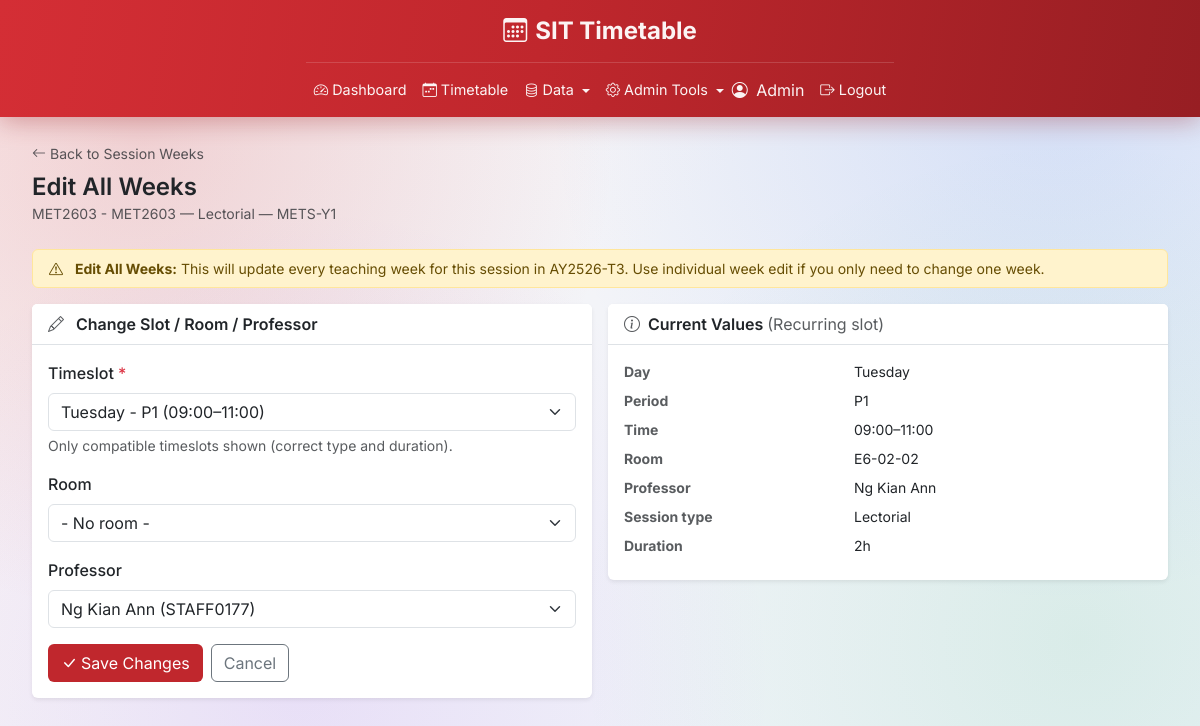
Before: /admin/timetable/AY2526-T3/sessions/1306/edit-all (signed in) with the older database file.
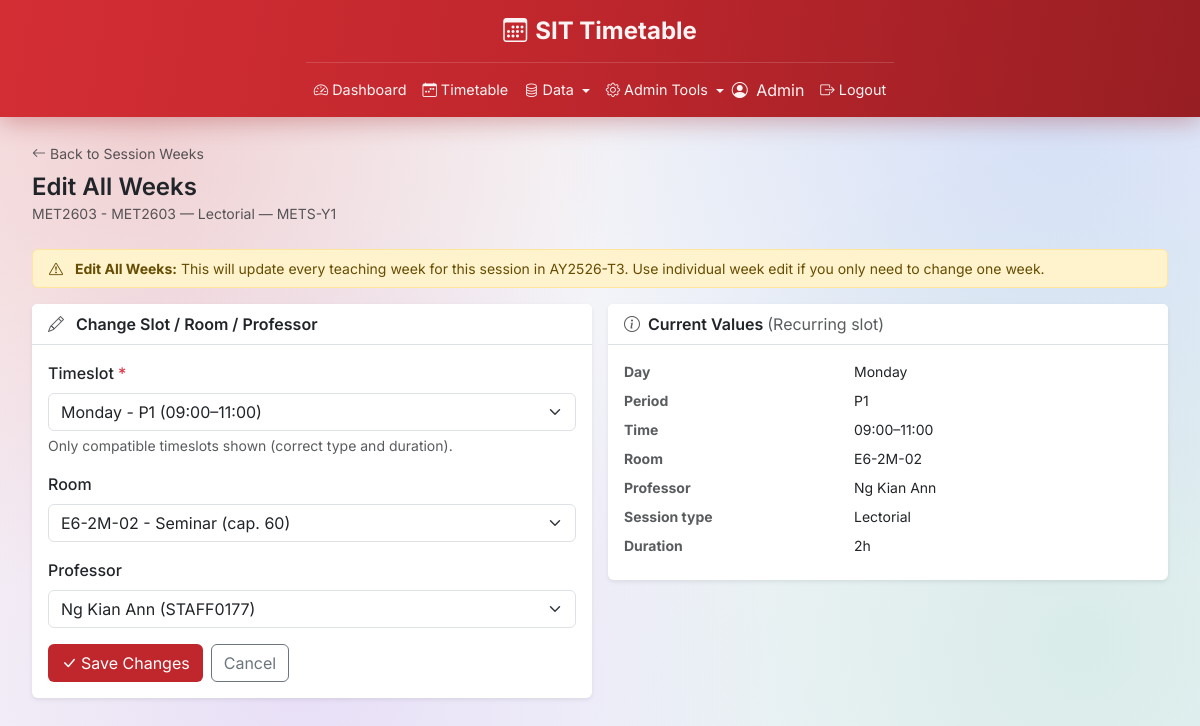
After: the same page with the newer database file.
### app/models/timetable_entry.py (models this page shows, shortened)
class TimetableEntry(db.Model):
    __tablename__ = 'timetable_entries'
    id = db.Column(db.Integer, primary_key=True)
    class_session_id = db.Column(db.Integer, db.ForeignKey('class_sessions.id'), nullable=False)
    timeslot_id = db.Column(db.Integer, db.ForeignKey('timeslots.id'), nullable=False)
    room_id = db.Column(db.Integer, db.ForeignKey('rooms.id'), nullable=True)                    # NULL for online sessions
    override_professor_id = db.Column(db.Integer, db.ForeignKey('professors.id'), nullable=True) # per-week professor override
    week_number = db.Column(db.Integer, nullable=False)                                          # 1-13, skipping Week 7
    trimester = db.Column(db.String(20), nullable=False)                                         # e.g. 'AY2526-T1'
    academic_year = db.Column(db.String(10), nullable=True)                                      # e.g. 'AY2526'
    is_published = db.Column(db.Boolean, nullable=False, default=False)                          # Admin publishes when ready
    is_manually_edited = db.Column(db.Boolean, nullable=False, default=False)                    # True if Admin edited post-generation
    is_backbone = db.Column(db.Boolean, nullable=False, default=False)                           # True for imported real timetable - never deleted by reset
    class_session      = db.relationship('ClassSession', backref='timetable_entries')
    timeslot           = db.relationship('TimeSlot', backref='timetable_entries')
    room               = db.relationship('Room', backref='timetable_entries')
    override_professor = db.relationship('Professor', foreign_keys=[override_professor_id])
    @property
    def effective_professor(self):
        return self.override_professor or self.class_session.primary_professor

### app/models/timeslot.py (models this page shows, shortened)
class TimeSlot(db.Model):
    __tablename__ = 'timeslots'
    id = db.Column(db.Integer, primary_key=True)
    day_of_week = db.Column(
        db.Enum('Monday', 'Tuesday', 'Wednesday', 'Thursday', 'Friday'),
        nullable=False
    )
    period_label = db.Column(db.String(20), nullable=False)     # e.g. 'P1', 'P2', 'Lab AM', 'Lab PM', 'Lab EV'
    start_time = db.Column(db.Time, nullable=False)             # e.g. 08:15
    end_time = db.Column(db.Time, nullable=False)               # e.g. 10:15
    __table_args__ = (
        db.UniqueConstraint('day_of_week', 'period_label', name='uq_timeslot_day_period'),
    )

### app/models/room.py (models this page shows, shortened)
class Room(db.Model):
    __tablename__ = 'rooms'
    id = db.Column(db.Integer, primary_key=True)
    room_code = db.Column(db.String(20), unique=True, nullable=False)       # e.g. 'E2-01-01'
    building = db.Column(db.String(20), nullable=False)                     # e.g. 'E2', 'E6'
    capacity = db.Column(db.Integer, nullable=False)                        # max students the room fits
    room_type = db.Column(db.Enum('lecture', 'lab', 'seminar'), nullable=False)
    is_active = db.Column(db.Boolean, nullable=False, default=True)         # Admin can deactivate without deleting

### app/routes/admin.py (the view, shortened to what this page needs)
@admin_bp.route('/timetable/<trimester>/sessions/<int:session_id>/edit-all',
                methods=['GET', 'POST'])
@login_required
def timetable_edit_all_weeks(trimester, session_id):
    session = ClassSession.query.get_or_404(session_id)
    entries = (TimetableEntry.query
               .filter_by(class_session_id=session_id, trimester=trimester)
               .all())
    if not entries:
        flash('No timetable entries found for this session.', 'danger')
        return redirect(url_for('admin.timetable', trimester=trimester))
    all_ts = TimeSlot.query.all()
    all_ts.sort(key=lambda ts: (DAY_ORDER.index(ts.day_of_week), ts.start_time))
    compat_slots = [ts for ts in all_ts if _slot_ok(ts, session)]
    from app.engine.solver import _room_compatible
    all_rooms = [
        room for room in Room.query.filter_by(is_active=True).order_by(Room.room_code).all()
        if session.delivery_mode == 'f2f' and _room_compatible(room, session)
    ]
    professors = Professor.query.join(Professor.user).order_by(User.name).all()
    rep         = entries[0]
    conflicts   = []
    return render_template('admin/timetable_edit_entry.html',
                           entry=rep,
                           session=session,
                           compat_slots=compat_slots,
                           all_rooms=all_rooms,
                           professors=professors,
                           conflicts=conflicts,
                           edit_mode='all',
                           trimester=trimester)

### app/engine/solver.py (called while the page is built)
def _room_compatible(room, session, group_size_override=None, require_capacity=True):
    LARGE_ROOM_TYPES = ('lecture', 'lectorial', 'quiz')
    if session.session_type == 'lab':
        if room.room_type != 'lab':
            return False
    elif session.session_type in LARGE_ROOM_TYPES:
        if room.room_type not in ('lecture', 'seminar'):
            return False
    else:   # tutorial, seminar, workshop
        if room.room_type not in ('seminar', 'lecture'):
            return False
    if not require_capacity:
        return True
    if group_size_override is not None:
        group_size = group_size_override
    else:
        group_size = session.effective_group_size if session.student_group else 1
    return room.capacity >= group_size

### app/models/class_session.py (called while the page is built)
    @property
    def primary_professor(self):
        for a in self.professor_assignments:
            if a.is_primary:
                return a.professor
        return self.professor_assignments[0].professor if self.professor_assignments else None

### app/models/user.py (called while the page is built)
@login_manager.user_loader
def load_user(user_id):
    return User.query.get(int(user_id))

### app/templates/admin/timetable_edit_entry.html (shortened to what the changed rows need)
{% extends 'base.html' %}
{% block content %}
<div class="row g-3">
    <div class="col-lg-6">
        <div class="card border-0 shadow-sm">
            <div class="card-body">
                <form method="POST">
                    <div class="mb-3">
                        <label class="form-label fw-medium">
                            Timeslot <span class="text-danger">*</span>
                        </label>
                        <select name="timeslot_id" class="form-select" required>
                            {% for ts in compat_slots %}
                            <option value="{{ ts.id }}"
                                {% if entry.timeslot_id == ts.id %}selected{% endif %}>
                                {{ ts.day_of_week }} - {{ ts.period_label }}
                            </option>
                            {% endfor %}
                        </select>
                        <div class="form-text">Only compatible timeslots shown (correct type and duration).</div>
                    </div>
                    {% if session.delivery_mode == 'f2f' %}
                    <div class="mb-3">
                        <label class="form-label fw-medium">Room</label>
                        <select name="room_id" class="form-select">
                            <option value="">- No room -</option>
                            {% for r in all_rooms %}
                            <option value="{{ r.id }}"
                                {% if entry.room_id == r.id %}selected{% endif %}>
                                {{ r.room_code }} - {{ r.room_type | capitalize }}
                            </option>
                            {% endfor %}
                        </select>
                    </div>
                    {% else %}
                    <input type="hidden" name="room_id" value="">
                    {% endif %}
                </form>
            </div>
        </div>
    </div>
    <div class="col-lg-6">
        <div class="card border-0 shadow-sm">
            <div class="card-body small">
                <dl class="row mb-0">
                    <dt class="col-5 text-muted">Day</dt>
                    <dd class="col-7">{{ entry.timeslot.day_of_week }}</dd>
                    <dt class="col-5 text-muted">Period</dt>
                    <dd class="col-7">{{ entry.timeslot.period_label }}</dd>
                    <dt class="col-5 text-muted">Time</dt>
                    <dd class="col-7">
                        {{ entry.timeslot.start_time.strftime('%H:%M') }}–{{ entry.timeslot.end_time.strftime('%H:%M') }}
                    </dd>
                    <dt class="col-5 text-muted">Room</dt>
                    <dd class="col-7">
                        {% if entry.room %}{{ entry.room.room_code }}
                        {% else %}<span class="fst-italic">Online</span>{% endif %}
                    </dd>
                    <dt class="col-5 text-muted">Professor</dt>
                    <dd class="col-7">
                        {% set ep = entry.effective_professor %}
                        {% if ep %}{{ ep.user.name }}{% else %}-{% endif %}
                    </dd>
                    <dt class="col-5 text-muted">Session type</dt>
                    <dd class="col-7 text-capitalize">{{ session.session_type }}</dd>
                    <dt class="col-5 text-muted">Duration</dt>
                    <dd class="col-7">{{ session.duration_hours }}h</dd>
                </dl>
            </div>
        </div>
    </div>
</div>
{% endblock %}

Changed rows visible on the page:
removed TimetableEntry: timeslot_id "Tuesday - P1 (09:00–11:00)"
no longer on this page (row unchanged): TimeSlot: timeslot.day_of_week "Tuesday", timeslot.period_label "P1", timeslot.start_time "09:00", timeslot.end_time "11:00"
no longer on this page (row unchanged): Room: room.room_code "E6-02-02"
added TimetableEntry: timeslot_id "Monday - P1 (09:00–11:00)", room_id "E6-2M-02 - Seminar (cap. 60)"
now on this page (row unchanged): TimeSlot: timeslot.day_of_week "Monday", timeslot.period_label "P1", timeslot.start_time "09:00", timeslot.end_time "11:00"
now on this page (row unchanged): Room: room.room_code "E6-2M-02"
Other visible differences:
form field room_id: "- No room -" → (not shown)
